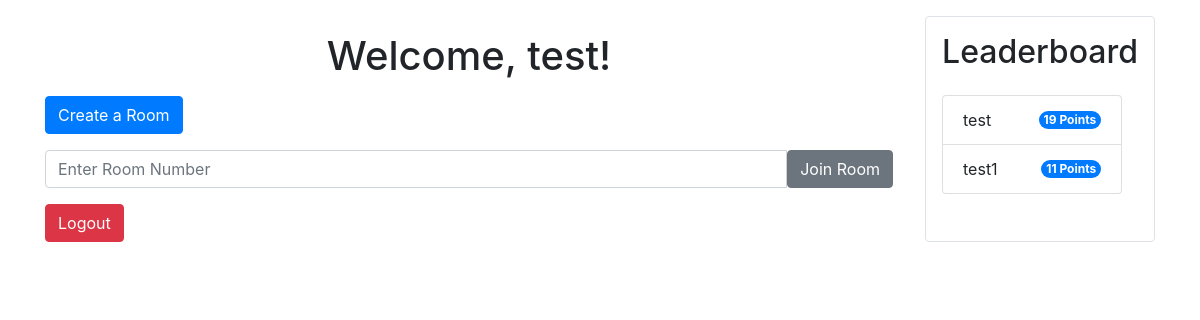
Page / (signed in) on the earlier database version.
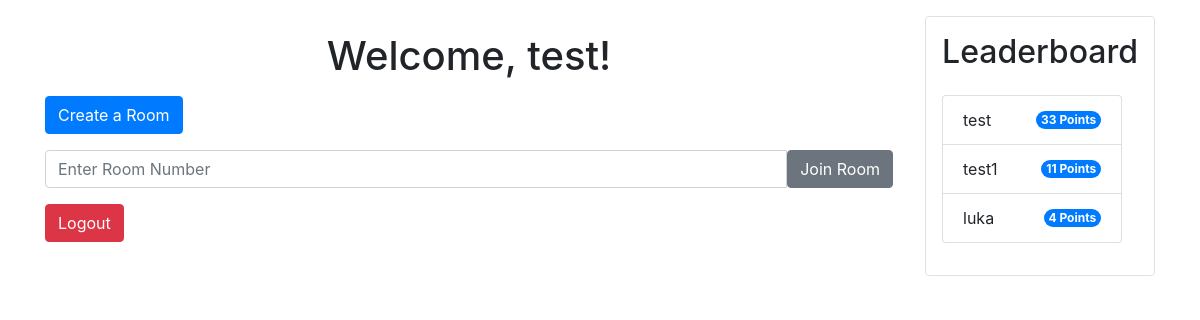
Same page on the later database version.
### tables this page shows
CREATE TABLE user (
                id INTEGER PRIMARY KEY AUTOINCREMENT,
                username TEXT UNIQUE NOT NULL,
                password TEXT NOT NULL,
                wins INTEGER DEFAULT 0 
            );

### app/main/routes.py (the view)
@main.route('/')
def index():
    if 'username' in session:
        users = []
        with get_db_connection() as conn:
            users = conn.execute("SELECT * FROM user  where wins > 0 ORDER BY wins DESC").fetchall()
        return render_template('index.html', username=session['username'], users=users)
    return redirect(url_for('.login'))

### app/main/db.py (called while the page is built)
def get_db_connection():
    conn = sqlite3.connect('database.db')
    conn.row_factory = sqlite3.Row
    return conn

### app/templates/index.html
{% extends "base.html" %}
{% block content %}
<div class="d-flex justify-content-between" style="gap: 2rem;">
        <div class="flex-grow-1 me-3">
            <h1 class="text-center my-3">Welcome, {{ username }}!</h1>
            <a href="{{ url_for('.create_room') }}" class="btn btn-primary mb-3">Create a Room</a>
            <form action="{{ url_for('.player_join_room') }}" method="POST" class="mb-3">
                <div class="input-group mb-3">
                    <input type="text" name="room_number" class="form-control" placeholder="Enter Room Number" aria-label="Room Number" required>
                    <button class="btn btn-secondary" type="submit">Join Room</button>
                </div>
            </form>
            <a href="{{ url_for('.logout') }}" class="btn btn-danger">Logout</a>
        </div>
        <div class="leaderboard border rounded p-3" style="max-height: 400px; overflow-y: auto;">
            <h2 class="text-center">Leaderboard</h2>
            <ul class="list-group">
                {% for user in users %}
                <li class="list-group-item d-flex justify-content-between align-items-center">
                    {{ user.username }}
                    <span class="badge bg-primary rounded-pill">{{ user.wins }} Points</span>
                </li>
                {% endfor %}
            </ul>
        </div>
    </div>
{% endblock %}

### app/templates/base.html (shortened to what this page needs)
<!DOCTYPE html>
<html lang="en">
<head>
    <link rel="stylesheet" href="https://stackpath.bootstrapcdn.com/bootstrap/4.5.2/css/bootstrap.min.css">
    <link rel="stylesheet" href="{{ url_for('static', filename='style.css') }}">
</head>
<body>
    <div class="container mt-3">
        {% block content %}{% endblock %}
    </div>
</body>
</html>

### app/static/style.css (style rules this page uses)
ul { padding: 1rem; }
li { border-bottom: 2px solid #e7e7e7; }
li span { color: white; }

Differences in the rows shown:
changed user "test": wins "19" → "33"
added user: username "luka", wins "4"
